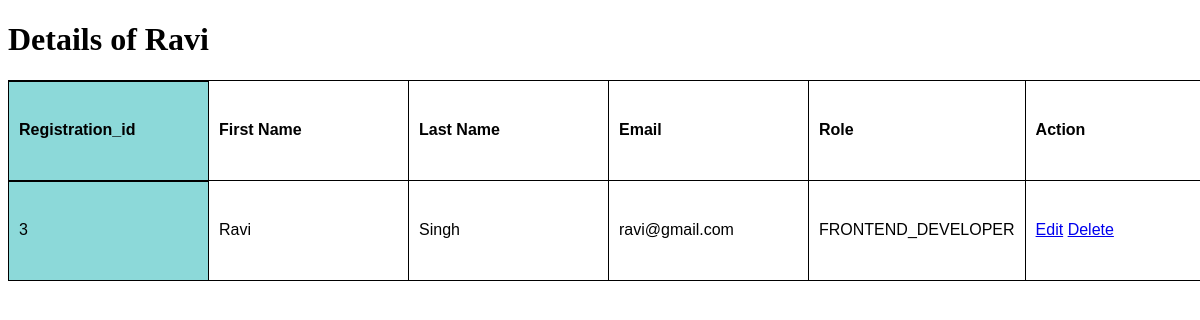
Page /employees/3 on the committed database.
### crud/models.py (models this page shows, shortened)
class employees(models.Model):
	registration_id = models.IntegerField(null=True, blank=True)
	first_name = models.CharField(max_length=20)
	last_name = models.CharField(max_length=20)
	email = models.CharField(max_length=25)
	role = models.CharField(choices=EMPLOYEE_ROLE, max_length=20, null=True)
	salary = models.IntegerField(null=True,blank=True)
	objects = models.Manager() #Default Manager
	Teri = CustomManager()  # Custom Maneger

### crud/views.py (the view)
# urls.py: path('<int:id>', views.specific),
def specific(request,id=None):
	emp_obj = employees.objects.get(id=id)
	return render(request,'crud/specific.html',{'employee':emp_obj})

### crud/templates/crud/specific.html (shortened to what this page needs)
{% load static %}
<!DOCTYPE html>
<html lang="en">
<head>
    <link rel="stylesheet" href="{% static 'css/style.css' %}"/>
</head>
<body>
    <h1>Details of {{employee.first_name}} </h1>
    <table>
        <th>Registration_id</th>
        <th>First Name</th>
        <th>Last Name</th>
        <th>Email</th>
        <th>Role</th>
        <th>Action</th>
<tr><td>{{employee.registration_id}}<br> </td>
    <td>{{employee.first_name}}<br></td>
    <td>{{employee.last_name}}<br></td>
    <td>{{employee.email}}<br> </td>
    <td>{{employee.role}}<br> </td>
    <td><a href="/employees/edit/{{employee.id}}">Edit</a> <a href="/employees/delete/{{employee.id}}">Delete</a><br> </td>
</tr>
    </table>
</body>
</html>

### crud/static/css/style.css (style rules this page uses)
table { border-collapse: collapse; font-family: helvetica }
td, th { border: 1px solid; padding: 10px; min-width: 200px; background: white; box-sizing: border-box; text-align: left; }
tr > :first-child { position: -webkit-sticky; position: sticky; background: hsl(180, 50%, 70%); left: 0; }
tr > :first-child { box-shadow: inset 0px 1px black; }

### rows in the picture
employees: first_name "Ravi", registration_id "3", last_name "Singh", email "ravi@gmail.com", role "FRONTEND_DEVELOPER"
